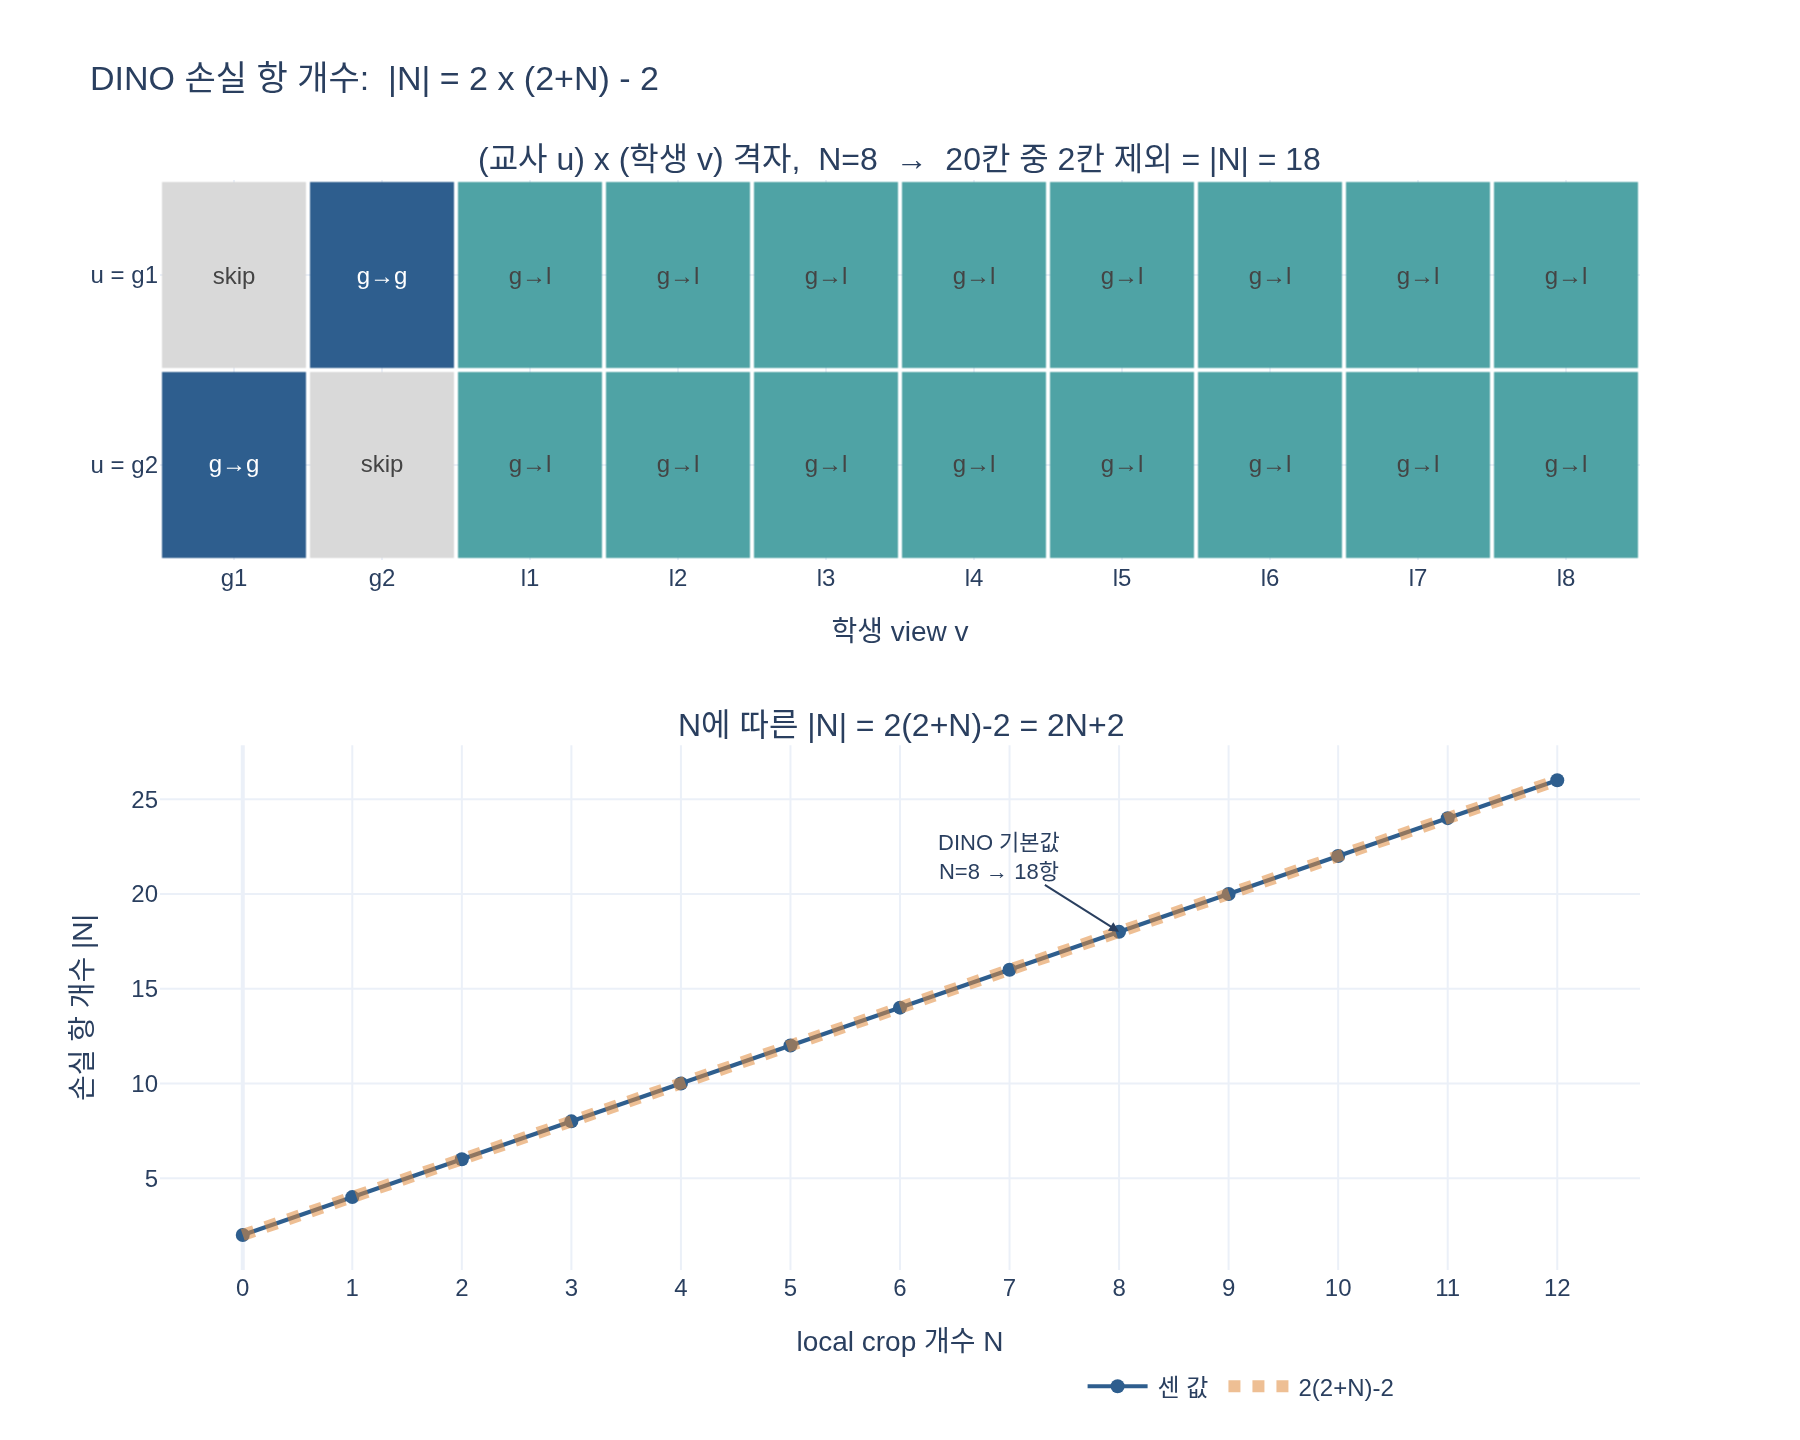

The script that drew this image:
# ---
# jupyter:
#   jupytext:
#     text_representation:
#       extension: .py
#       format_name: percent
# ---

# 필요 패키지: plotly>=6, kaleido  (torch 불필요 — 전부 순수 파이썬)

# %% [markdown]
# # DINO 손실 항 개수 $|\mathcal{N}|$ 계산하기
#
# DINO의 목적함수는 한 이미지 $x$에서 만든 view 집합
#
# $$
# V = \underbrace{\{x_1^{g},\, x_2^{g}\}}_{V^{g}\ (\text{global, 224px})}
#     \ \cup\ \underbrace{\{x_1^{l},\dots,x_{N}^{l}\}}_{\text{local, 96px}}
# $$
#
# 위에서 **교사 $\times$ 학생** 쌍을 전부 훑는다:
#
# $$
# \mathcal{L} = \frac{1}{|\mathcal{N}|}\sum_{u\in V^{g}}\ \sum_{\substack{v\in V\\ v\neq u}}
#   H\big(P_{\theta_t}(u),\, P_{\theta_s}(v)\big)
# $$
#
# 여기서 항의 개수는
#
# $$
# |\mathcal{N}| = \underbrace{2}_{\text{교사 view}} \times \underbrace{(2+N)}_{\text{학생 view}}
#                 \;-\; \underbrace{2}_{v = u\ \text{인 쌍}}
#              \;=\; 2(2+N) - 2
# $$
#
# 세 개의 숫자가 각각 어디서 오는지가 전부다:
#
# | 인자 | 값 | 이유 |
# |---|---|---|
# | 교사 view 수 | $2$ | 교사는 **global view만** 본다 ($u \in V^g$) |
# | 학생 view 수 | $2+N$ | 학생은 **전부** 본다 ($v \in V$) |
# | 빼는 항 | $2$ | $v = u$ 인 자명한 쌍 (global 2개 각각 자기 자신) |
#
# 아래에서 이중 루프로 직접 세어서 공식과 대조해 본다.

# %%
import os

import plotly.graph_objects as go
from plotly.subplots import make_subplots


def _show(fig):
    try:
        from IPython import get_ipython
        if get_ipython() is not None:  # VSCode 셀/Jupyter에서만 렌더링
            fig.show()
    except ImportError:
        pass


HERE = os.path.dirname(os.path.abspath(__file__)) if "__file__" in globals() else os.getcwd()
print("저장 경로:", HERE)

# 출력: 저장 경로: /home/sungwoo/projects/swcho/dino/fm/training/.fm/hints/8afa5865-e243-4c59-8234-02d3c0dda25d


# %% [markdown]
# ## 1. view에 이름 붙이기
#
# 학생이 보는 view 리스트의 **순서**가 중요하다. `DataAugmentationDINO.__call__`은
# 항상 `[global1, global2, local1, ..., localN]` 순서의 리스트를 만들고,
# 교사는 그중 앞의 2개(global)만 받는다.
#
# 즉 학생 인덱스 `0, 1`과 교사 인덱스 `0, 1`이 **같은 crop을 가리킨다**.
# 이 정렬 덕분에 "제외할 쌍"이 정확히 대각선 2칸으로 떨어진다.

# %%
def make_views(N):
    """학생이 보는 view 이름 리스트 (길이 2+N). 앞 2개가 global."""
    return ["g1", "g2"] + [f"l{i}" for i in range(1, N + 1)]


N = 8
student_views = make_views(N)          # 학생: 전부 본다
teacher_views = student_views[:2]      # 교사: global 2개만 본다

print(f"N = {N}")
print(f"학생 view ({len(student_views)}개): {student_views}")
print(f"교사 view ({len(teacher_views)}개): {teacher_views}")

# 출력: N = 8
# 출력: 학생 view (10개): ['g1', 'g2', 'l1', 'l2', 'l3', 'l4', 'l5', 'l6', 'l7', 'l8']
# 출력: 교사 view (2개): ['g1', 'g2']


# %% [markdown]
# ## 2. 이중 루프로 $(u, v)$ 쌍 열거하기
#
# `main_dino.py`의 `DINOLoss.forward`와 똑같은 규칙이다:
#
# ```python
# for iq, q in enumerate(teacher_out):       # iq = 0, 1  (교사 global 2개)
#     for v in range(len(student_out)):      # v = 0 .. 2+N-1
#         if v == iq:
#             continue                       # 같은 view 쌍은 건너뛴다
#         n_loss_terms += 1
# ```

# %%
def enumerate_pairs(N):
    """(교사 인덱스, 학생 인덱스, 사용 여부) 를 전부 열거."""
    views = make_views(N)
    pairs = []
    for iq in range(2):                     # 교사는 global 2개뿐
        for v in range(len(views)):         # 학생은 2+N개 전부
            pairs.append((iq, v, v != iq))  # v == iq 이면 제외
    return pairs, views


pairs, views = enumerate_pairs(N)
used = [p for p in pairs if p[2]]
skipped = [p for p in pairs if not p[2]]

print(f"전체 쌍   = {len(pairs):>2}   ( 2 x (2+{N}) = {2 * (2 + N)} )")
print(f"제외된 쌍 = {len(skipped):>2}   {[(views[u], views[v]) for u, v, _ in skipped]}")
print(f"손실 항   = {len(used):>2}   <-- |N|")
print(f"공식 2(2+N)-2 = {2 * (2 + N) - 2}   일치? {len(used) == 2 * (2 + N) - 2}")

# 출력: 전체 쌍   = 20   ( 2 x (2+8) = 20 )
# 출력: 제외된 쌍 =  2   [('g1', 'g1'), ('g2', 'g2')]
# 출력: 손실 항   = 18   <-- |N|
# 출력: 공식 2(2+N)-2 = 18   일치? True


# %%
# 18개 항이 실제로 어떤 (교사 u, 학생 v) 쌍인지 전부 찍어 보기
for k, (u, v, _) in enumerate(used, start=1):
    kind = "global->global" if v < 2 else "global->local "
    print(f"  항 {k:>2}: H( P_t({views[u]}) , P_s({views[v]}) )   {kind}")

# 출력:   항  1: H( P_t(g1) , P_s(g2) )   global->global
# 출력:   항  2: H( P_t(g1) , P_s(l1) )   global->local
# 출력:   항  3: H( P_t(g1) , P_s(l2) )   global->local
# 출력:   항  4: H( P_t(g1) , P_s(l3) )   global->local
# 출력:   항  5: H( P_t(g1) , P_s(l4) )   global->local
# 출력:   항  6: H( P_t(g1) , P_s(l5) )   global->local
# 출력:   항  7: H( P_t(g1) , P_s(l6) )   global->local
# 출력:   항  8: H( P_t(g1) , P_s(l7) )   global->local
# 출력:   항  9: H( P_t(g1) , P_s(l8) )   global->local
# 출력:   항 10: H( P_t(g2) , P_s(g1) )   global->global
# 출력:   항 11: H( P_t(g2) , P_s(l1) )   global->local
# 출력:   항 12: H( P_t(g2) , P_s(l2) )   global->local
# 출력:   항 13: H( P_t(g2) , P_s(l3) )   global->local
# 출력:   항 14: H( P_t(g2) , P_s(l4) )   global->local
# 출력:   항 15: H( P_t(g2) , P_s(l5) )   global->local
# 출력:   항 16: H( P_t(g2) , P_s(l6) )   global->local
# 출력:   항 17: H( P_t(g2) , P_s(l7) )   global->local
# 출력:   항 18: H( P_t(g2) , P_s(l8) )   global->local

# %% [markdown]
# 18개 중 **2개만 global$\to$global** (교차 쌍 `g1->g2`, `g2->g1`)이고
# 나머지 **16개가 global$\to$local**이다. 손실의 대부분이 *"작은 조각을 보고
# 전체를 예측"* 하는 local-to-global 대응에 쓰인다는 뜻이다.

# %% [markdown]
# ## 3. $N$을 0~12로 바꿔 가며 표로 확인
#
# $|\mathcal{N}| = 2(2+N)-2 = 2N + 2$ 이므로 $N$이 1 늘 때마다 항이 **2개씩** 는다
# (교사 global 2개 각각이 새 local view와 짝을 이루므로).

# %%
print(f"{'N':>3} | {'학생 view':>9} | {'전체 쌍':>7} | {'제외':>4} | {'|N| (센 값)':>11} | {'2(2+N)-2':>9} | 일치")
print("-" * 70)
rows = []
for n in range(0, 13):
    ps, _ = enumerate_pairs(n)
    counted = sum(1 for p in ps if p[2])
    formula = 2 * (2 + n) - 2
    rows.append((n, counted))
    print(f"{n:>3} | {2 + n:>9} | {len(ps):>7} | {len(ps) - counted:>4} | "
          f"{counted:>11} | {formula:>9} | {'OK' if counted == formula else 'X'}")

# 출력:   N |   학생 view |    전체 쌍 |   제외 |   |N| (센 값) |  2(2+N)-2 | 일치
# 출력: ----------------------------------------------------------------------
# 출력:   0 |         2 |       4 |    2 |           2 |         2 | OK
# 출력:   1 |         3 |       6 |    2 |           4 |         4 | OK
# 출력:   2 |         4 |       8 |    2 |           6 |         6 | OK
# 출력:   3 |         5 |      10 |    2 |           8 |         8 | OK
# 출력:   4 |         6 |      12 |    2 |          10 |        10 | OK
# 출력:   5 |         7 |      14 |    2 |          12 |        12 | OK
# 출력:   6 |         8 |      16 |    2 |          14 |        14 | OK
# 출력:   7 |         9 |      18 |    2 |          16 |        16 | OK
# 출력:   8 |        10 |      20 |    2 |          18 |        18 | OK      <-- DINO 기본값
# 출력:   9 |        11 |      22 |    2 |          20 |        20 | OK
# 출력:  10 |        12 |      24 |    2 |          22 |        22 | OK
# 출력:  11 |        13 |      26 |    2 |          24 |        24 | OK
# 출력:  12 |        14 |      28 |    2 |          26 |        26 | OK

# %% [markdown]
# **제외되는 항은 언제나 정확히 2개**다 ($N$과 무관). 교사가 global 2개만 보고,
# 그 2개가 학생 리스트의 앞 2칸과 같은 crop이기 때문이다.
# $N=0$ (local crop 없음)이면 $|\mathcal{N}| = 2$ — global 두 장을 서로 맞추는
# 항만 남아 사실상 일반적인 2-view self-distillation이 된다.

# %% [markdown]
# ## 4. $2 \times (2+N)$ 격자로 시각화
#
# 행 = 교사 view $u$ (2개), 열 = 학생 view $v$ ($2+N$개).
# 색이 칠해진 칸이 손실에 들어가는 항이고, 회색 대각 2칸이 `if v == iq: continue`로
# 잘려 나가는 자명한 쌍이다.

# %%
Z, TEXT = [], []
for iq in range(2):
    row_z, row_t = [], []
    for v in range(len(views)):
        if v == iq:
            row_z.append(0)                       # 제외
            row_t.append("skip")
        elif v < 2:
            row_z.append(1)                       # global -> global
            row_t.append("g→g")
        else:
            row_z.append(2)                       # global -> local
            row_t.append("g→l")
    Z.append(row_z)
    TEXT.append(row_t)

fig = make_subplots(
    rows=2, cols=1,
    row_heights=[0.42, 0.58],
    vertical_spacing=0.17,
    subplot_titles=(
        f"(교사 u) x (학생 v) 격자,  N={N}  →  20칸 중 2칸 제외 = |N| = 18",
        "N에 따른 |N| = 2(2+N)-2 = 2N+2",
    ),
)

fig.add_trace(
    go.Heatmap(
        z=Z, text=TEXT, texttemplate="%{text}",
        x=views, y=[f"u = {t}" for t in teacher_views],
        colorscale=[[0.0, "#d9d9d9"], [0.33, "#d9d9d9"],
                    [0.34, "#2E5E8E"], [0.66, "#2E5E8E"],
                    [0.67, "#4FA3A5"], [1.0, "#4FA3A5"]],
        zmin=0, zmax=2, showscale=False, xgap=2, ygap=2,
        hovertemplate="교사 %{y}, 학생 v=%{x}<br>%{text}<extra></extra>",
    ),
    row=1, col=1,
)

ns = [r[0] for r in rows]
counts = [r[1] for r in rows]
fig.add_trace(
    go.Scatter(
        x=ns, y=counts, mode="lines+markers", name="센 값",
        line=dict(color="#2E5E8E", width=2), marker=dict(size=7),
        hovertemplate="N=%{x} → |N|=%{y}<extra></extra>",
    ),
    row=2, col=1,
)
fig.add_trace(
    go.Scatter(
        x=ns, y=[2 * (2 + n) - 2 for n in ns], mode="lines", name="2(2+N)-2",
        line=dict(color="#E08A3C", width=6, dash="dot"), opacity=0.55,
        hoverinfo="skip",
    ),
    row=2, col=1,
)
fig.add_annotation(
    x=8, y=18, text="DINO 기본값<br>N=8 → 18항", showarrow=True, arrowhead=2,
    ax=-60, ay=-38, font=dict(size=11), row=2, col=1,
)

fig.update_yaxes(autorange="reversed", row=1, col=1)
fig.update_xaxes(title_text="학생 view v", row=1, col=1)
fig.update_xaxes(title_text="local crop 개수 N", dtick=1, row=2, col=1)
fig.update_yaxes(title_text="손실 항 개수 |N|", row=2, col=1)
fig.update_layout(
    height=720, width=900, template="plotly_white",
    title_text="DINO 손실 항 개수:  |N| = 2 x (2+N) - 2",
    legend=dict(orientation="h", y=-0.08, x=0.62),
    margin=dict(t=90, b=70),
)

_show(fig)
png_path = os.path.join(HERE, "expy.png")
fig.write_image(png_path, scale=2)
print("저장:", png_path)

# 출력: 저장: /home/sungwoo/projects/swcho/dino/fm/training/.fm/hints/8afa5865-e243-4c59-8234-02d3c0dda25d/expy.png


# %% [markdown]
# ## 5. `DINOLoss.forward`의 `n_loss_terms` 루프를 그대로 흉내내기
#
# 실제 구현(`main_dino.py`)에서는 학생 출력을 `chunk(ncrops)`로 $2+N$조각,
# 교사 출력을 `chunk(2)`로 2조각으로 쪼갠 뒤 이중 루프를 돈다.
# 텐서를 "조각 이름 문자열"로 바꾸면 torch 없이 카운트만 똑같이 재현할 수 있다.

# %%
def dino_loss_count(ncrops):
    """main_dino.py DINOLoss.forward 의 루프 구조를 그대로 옮긴 카운터."""
    student_out = [f"s[{i}]" for i in range(ncrops)]   # chunk(ncrops)
    teacher_out = [f"t[{i}]" for i in range(2)]        # chunk(2)

    total_loss = 0.0
    n_loss_terms = 0
    for iq, q in enumerate(teacher_out):
        for v in range(len(student_out)):
            if v == iq:
                # we skip cases where student and teacher operate on the same view
                continue
            total_loss += 1.0          # 실제로는 cross-entropy 스칼라 하나
            n_loss_terms += 1
    total_loss /= n_loss_terms         # 평균 → 각 항의 가중치는 1/|N|
    return n_loss_terms, total_loss


for n in (0, 2, 8):
    ncrops = 2 + n                     # DINOLoss(ncrops=local_crops_number + 2)
    n_terms, avg = dino_loss_count(ncrops)
    print(f"N={n:>2}  ncrops={ncrops:>2}  n_loss_terms={n_terms:>2}  "
          f"공식={2 * ncrops - 2:>2}  항당 가중치=1/{n_terms} ({avg:.4f} 확인용)")

# 출력: N= 0  ncrops= 2  n_loss_terms= 2  공식= 2  항당 가중치=1/2 (1.0000 확인용)
# 출력: N= 2  ncrops= 4  n_loss_terms= 6  공식= 6  항당 가중치=1/6 (1.0000 확인용)
# 출력: N= 8  ncrops=10  n_loss_terms=18  공식=18  항당 가중치=1/18 (1.0000 확인용)

# %% [markdown]
# ## 6. 흔한 함정
#
# - **`ncrops` 인자에 $N$을 넣지 말 것.** `DINOLoss(out_dim, ncrops=2 + 8, ...)`처럼
#   `local_crops_number + 2`를 넘겨야 한다. $N$만 넘기면 `chunk(8)`이 되어 학생 배치를
#   잘못 쪼개고 항 개수가 $2\cdot8-2 = 14$로 어긋난다.
# - **"2를 뺀다"가 대각선 전체를 뺀다는 뜻은 아니다.** $2\times(2+N)$ 격자에서 교사 축이
#   2칸뿐이라 대각선 자체가 2칸이다. $N$이 아무리 커져도 빼는 수는 계속 2다.
# - **$|\mathcal{N}|$은 이미지 1장 기준.** 배치 크기 $B$면 forward 한 번에
#   $18B$개의 cross-entropy가 계산되고, 코드에서는 각 항이 이미 `.mean()`으로
#   배치 평균된 뒤 18로 나뉜다.
#
# ### 한 줄 요약
#
# $$
# |\mathcal{N}| \;=\; \underbrace{2}_{\text{교사}}\times\underbrace{(2+N)}_{\text{학생}} - \underbrace{2}_{v=u}
# \;=\; 2N+2 \;\xrightarrow{\;N=8\;}\; 18
# $$
